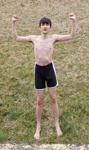
#> input picture resized.jpg, 89 x 150 px
$ python old_measure.py ../resized.jpg
#> lines starting #> are read from the running program, lines starting #| are printed output that depends on the picture
import numpy as np
import imageio as ii
import glob
import os
import sys
import json

import viz
from viz import pltshow
from utils import pif
from d import debug
from save import save


# TODO: extend these functions to get ALL measurements of the person (ie. wingspan, leg length, waist)
#     TODO: using iPhone measure() app in conjunction with the code in this module, automate height-retrieval in inches and size customers accordingly


#==============================================================
# [19 lines left out: function find_toes, not called in this run]

#==============================================================
def find_crotch(mask___portrait_view):
  '''
    As of Thu Jan 17 09:15:12 EST 2019,
      This func assumes 0 noise in the mask, which is an unrealistic assumption
      Also assumes we never get any "hooks" in the left leg, ie.
                                                              /
                                                             /                               \   <--- right leg
                                                             ^                                \
                                                            / \ <---- this is the hook I mean  \
                                                           /
                                                          /
  '''
  mask=mask___portrait_view
  locs=np.nonzero(mask)
  toe_height=np.amax(locs[0])
  both_feet_height=float('inf')
  crotch={};crotch['x_loc']=float("inf");crotch['height']=float("inf")
  left_leg_inner_x=0 # assume the person is facing away from us;   then their left is our left
  for height in range(toe_height,0,-1):
    if both_feet_height!=float('inf'):
      break  # we've found the starting point from the left leg
    else: # both_feet_height will change values once we find the pt where we see both legs separately
      in_1st=False
      looking_for_2nd=False
      for x in range(mask.shape[1]):
        if not in_1st and mask[height,x]:
          in_1st=True
        elif in_1st and not mask[height,x] and not looking_for_2nd:
          left_leg_inner_x=x
          looking_for_2nd=True
        elif looking_for_2nd and mask[height,x]:
          both_feet_height=height
          break # out of inner (for x in range...) for loop, not the "for height in range(...)" loop
  while float('inf') in crotch.values():
    # NOTE: could do an infinite loop on the wrong input
    low=max(np.nonzero(mask[:,left_leg_inner_x])[0])
    should_be_lower=max(np.nonzero(mask[:,left_leg_inner_x+1])[0])
    if should_be_lower > low:
      crotch['x_loc']=left_leg_inner_x
      crotch['height']=low
      # will cause the break
    else:
      left_leg_inner_x+=1
  return crotch
  # NOTE:  should be at (280,150).  It was.  Jan 29, 2019.
#==============================================================
# [25 lines left out: function get_waist, not called in this run]
  # TODO: get the belly-waist from the side view and approximate the waist measurement as an ellipse.
  #       but how do we locate the waist given the side view?  Openpose could do it, but that's another dependency.  We could take the midpoint of head and toe, but again, pretty fragile.
#==============================================================
def pixel_height(mask):
  locs=np.nonzero(mask)
  return np.amax(locs[0])-np.amin(locs[0])
#==============================================================
#==============================================================
def measure_leg(crotch,toes):
  TWO_LEGS=2
  return np.sum(np.sqrt(np.sum(np.square(crotch-toes),axis=1)))/TWO_LEGS
#==============================================================
#==============================================================
def leg_len(mask,customers_height):
  '''
    customers_height is in inches
  '''
  pix_height=pixel_height(mask)
  #print("pix_height:\n{0}".format(pix_height))  # not the problem

  crotch=find_crotch(mask)
  crotch=np.array([crotch['height'], crotch['x_loc']]).astype('int64')
  toes  =find_toes  (mask)
  toes  =np.concatenate((toes['left_toe'],toes['right_toe']),axis=0)
  '''
  #print("toes:\n{0}".format(toes))
  #print("crotch:\n{0}".format(crotch))  # NOTE: toes and crotch were fine.  the issue was somewhere in between these lines and the end

    pix_height:
    330

    toes:
    [[423 120]
     [409 168]]

     crotch:
     [288 137]

     leg_len_pixels:
     16.154910013534966
  '''
  pif("crotch-toes:\n{0}".format(crotch-toes))
  leg_len_pixels=measure_leg(crotch,toes)
  pif("leg_len_pixels:\n{0}".format(leg_len_pixels))
  pif("\n"*3)
  return leg_len_pixels/pix_height*customers_height
#==============================================================
#==============================================================
if __name__=="__main__":
  # NOTE:  esp. in the future, be wary of how important it is to use np.greater()  (segmentation doesn't just return simple "true-false")
  # whole directory of masks:
  """
  folder='/home/ubuntu/x/p/fresh____as_of_Dec_12_2018/vr_mall____fresh___Dec_12_2018/masks/2019_01_15____11:04_AM___/'
  mask_fnames= sorted(glob.glob(folder+'*'),key=os.path.getmtime)
  print(mask_fnames)
  fronts_ctr=0
  for mask_fname in mask_fnames:
    if mask_fname.endswith("jpg") or mask_fname.endswith("png") or mask_fname.endswith("jpeg"):
      print(find_crotch(np.greater(np.asarray(ii.imread(mask_fname)),127)))
    if fronts_ctr == 60: # 60 is experimentally derived from this particular set of masks
      break
    fronts_ctr+=1


  # single image:
  """


  mask_fname  = sys.argv[1]   #"/home/ubuntu/x/p/fresh____as_of_Dec_12_2018/vr_mall____fresh___Dec_12_2018/masks/2019_01_15____11:04_AM___/000000000.jpg"
  # 32, 38, 39, and 43 find the crotch to be higher  than the "nearby" images
  mask        = np.asarray(ii.imread(mask_fname))
#> mask is the input picture: shape (150, 89, 3); mean R, G, B 153.2, 142.4, 112.7
  mask=np.greater(mask,127)
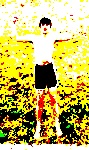
#> mask: shape (150, 89, 3) bool; mean R, G, B 0.787, 0.724, 0.358
  NATHAN_HEIGHT=75 # inches
  print("inseam estimation (length in inches):   {0}".format(leg_len(mask,NATHAN_HEIGHT)))
#> in leg_len, `pix_height=pixel_height(mask)`: pix_height = 149
#> (the run stopped early here; a loop or call above may not have finished)
